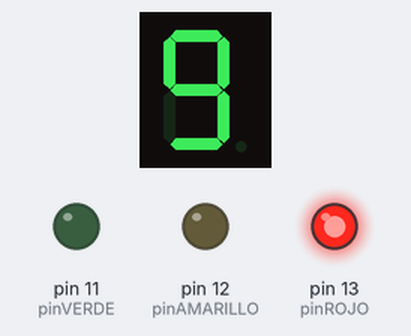
This sketch was run on a simulated Arduino Uno, built with avr-gcc and run on an emulated ATmega328P. Shown: 1-digit seven-segment display, output pins drawn as LEDs (lit = HIGH). Wiring (inferred from the names in the program): 1-digit 7-segment display, segments lit when HIGH: segments pin 2, pin 3, pin 4, pin 5, pin 6, pin 7, pin 8. The segment pins are drawn as the display they are named for; pins used as bus, display or sensor lines are not drawn.

Above: at 0.1 s.
At 4.1 s:
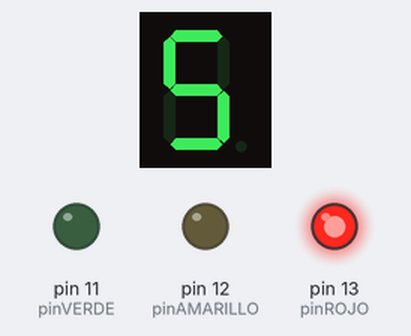
At 8.1 s:
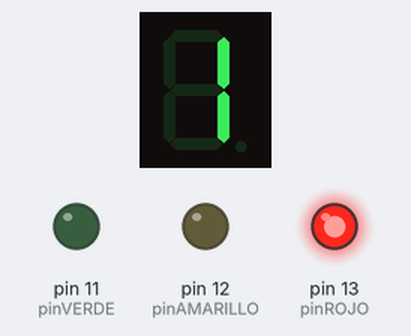
At 17.1 s:
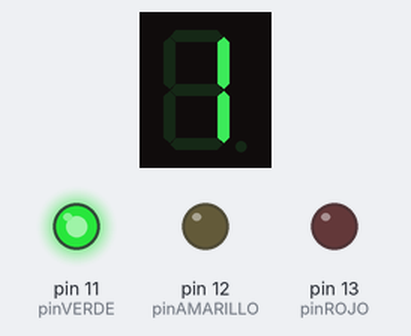
At 27.1 s:
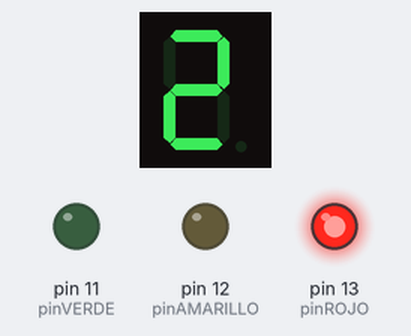
At 39.1 s:
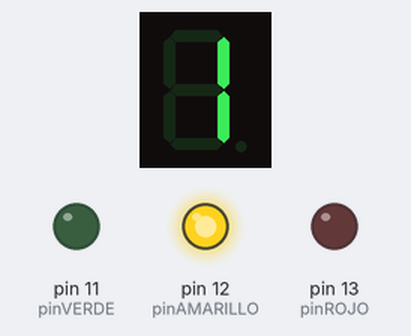
Timing chart, 0 to 40.0 s (numbered marks = the images above):
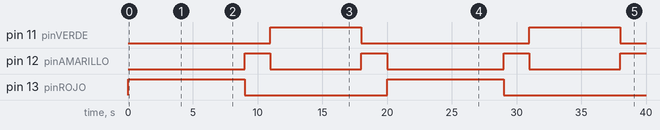

Measured:
- by itself, pin 11 (pinVERDE): alternates HIGH for 7.0 s and LOW for 13.0 s
- by itself, pin 12 (pinAMARILLO): goes HIGH 2.0 s, LOW 7.0 s, HIGH 2.0 s, LOW 9.0 s, HIGH 2.0 s, LOW 7.0 s, then HIGH
- by itself, pin 13 (pinROJO): alternates HIGH for 9.0 s and LOW for 11.0 s
- what the display in image 1 shows lasts 1.0 s, from 4.0 s to 5.0 s

The sketch:

istema_de_sem_foro_con_cuenta_regresiva_en_display_de_7_seg1.ino
```cpp
int pinROJO = 13;
int pinAMARILLO = 12;
int pinVERDE = 11;
int segmentos[7] = {2, 3, 4, 5, 6, 7, 8};

byte digitos[10][7] = {
  {1,1,1,1,1,1,0},
  {0,1,1,0,0,0,0},
  {1,1,0,1,1,0,1},
  {1,1,1,1,0,0,1},
  {0,1,1,0,0,1,1},
  {1,0,1,1,0,1,1},
  {1,0,1,1,1,1,1},
  {1,1,1,0,0,0,0},
  {1,1,1,1,1,1,1},
  {1,1,1,1,0,1,1}
};

void mostrarNumero(int n) {
  for (int i = 0; i < 7; i++) {
    digitalWrite(segmentos[i], digitos[n][i]);
  }
}

void setup() {
  pinMode(pinROJO, OUTPUT);
  pinMode(pinAMARILLO, OUTPUT);
  pinMode(pinVERDE, OUTPUT);

  for (int i = 0; i < 7; i++) {
    pinMode(segmentos[i], OUTPUT);
  }
}

void cuentaRegresiva(int segundos, int pinLuz) {
  digitalWrite(pinROJO, LOW);
  digitalWrite(pinAMARILLO, LOW);
  digitalWrite(pinVERDE, LOW);

  digitalWrite(pinLuz, HIGH);

  for (int t = segundos; t > 0; t--) {
    mostrarNumero(t % 10);
  	delay(1000);
  }
  digitalWrite(pinLuz, LOW);
}

void loop() {
  cuentaRegresiva(9, pinROJO);
  cuentaRegresiva(2, pinAMARILLO);
  cuentaRegresiva(7, pinVERDE);
  cuentaRegresiva(2, pinAMARILLO);

}
```
